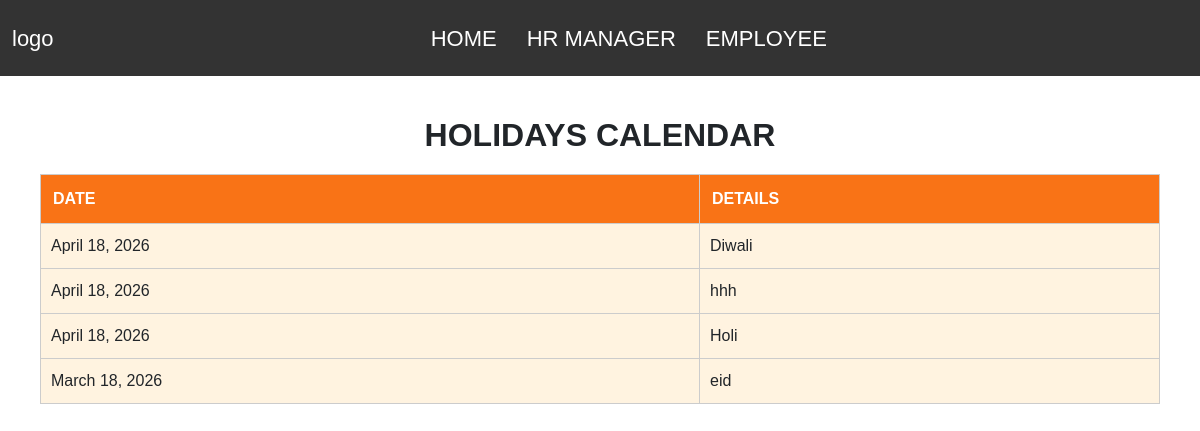
Screenshot of /holidays/ with the database file from the repository.
### emp/models.py (models this page shows)
class Calendar(models.Model):
    Date = models.DateField()
    Occasion = models.TextField()

### emp/views.py (the view)
# urls.py: path('holidays/', views.holidays, name='holidays'),
def holidays(request):
    calendar = Calendar.objects.all()
    return render(request, 'emp/holidays.html', {'calendar': calendar})

### templates/emp/holidays.html
{%extends "emp/base.html"%} {% block body_block %}
<div style="padding: 40px">
  <h2 style="font-weight: 700; text-align: center">HOLIDAYS CALENDAR</h2>
  <table style="width: 100%; border-collapse: collapse; margin-top: 20px">
    <thead>
      <tr style="background-color: #f97316">
        <th style="color: white; padding: 12px; border: 1px solid #ccc">
          DATE
        </th>
        <th style="color: white; padding: 12px; border: 1px solid #ccc">
          DETAILS
        </th>
      </tr>
    </thead>
    <tbody>
      {% for item in calendar %}
      <tr style="background-color: #fff3e0">
        <td style="padding: 10px; border: 1px solid #ccc">{{ item.Date }}</td>
        <td style="padding: 10px; border: 1px solid #ccc">
          {{ item.Occasion }}
        </td>
      </tr>
      {% endfor %}
    </tbody>
  </table>
</div>
{% endblock %}

### static/css/style.css (style rules this page uses)
body { font-family: Arial, Helvetica, sans-serif; }

### rows the page displays
Calendar: Date "April 18, 2026", Occasion "Diwali"
Calendar: Date "April 18, 2026", Occasion "hhh"
Calendar: Date "April 18, 2026", Occasion "Holi"
Calendar: Date "March 18, 2026", Occasion "eid"
